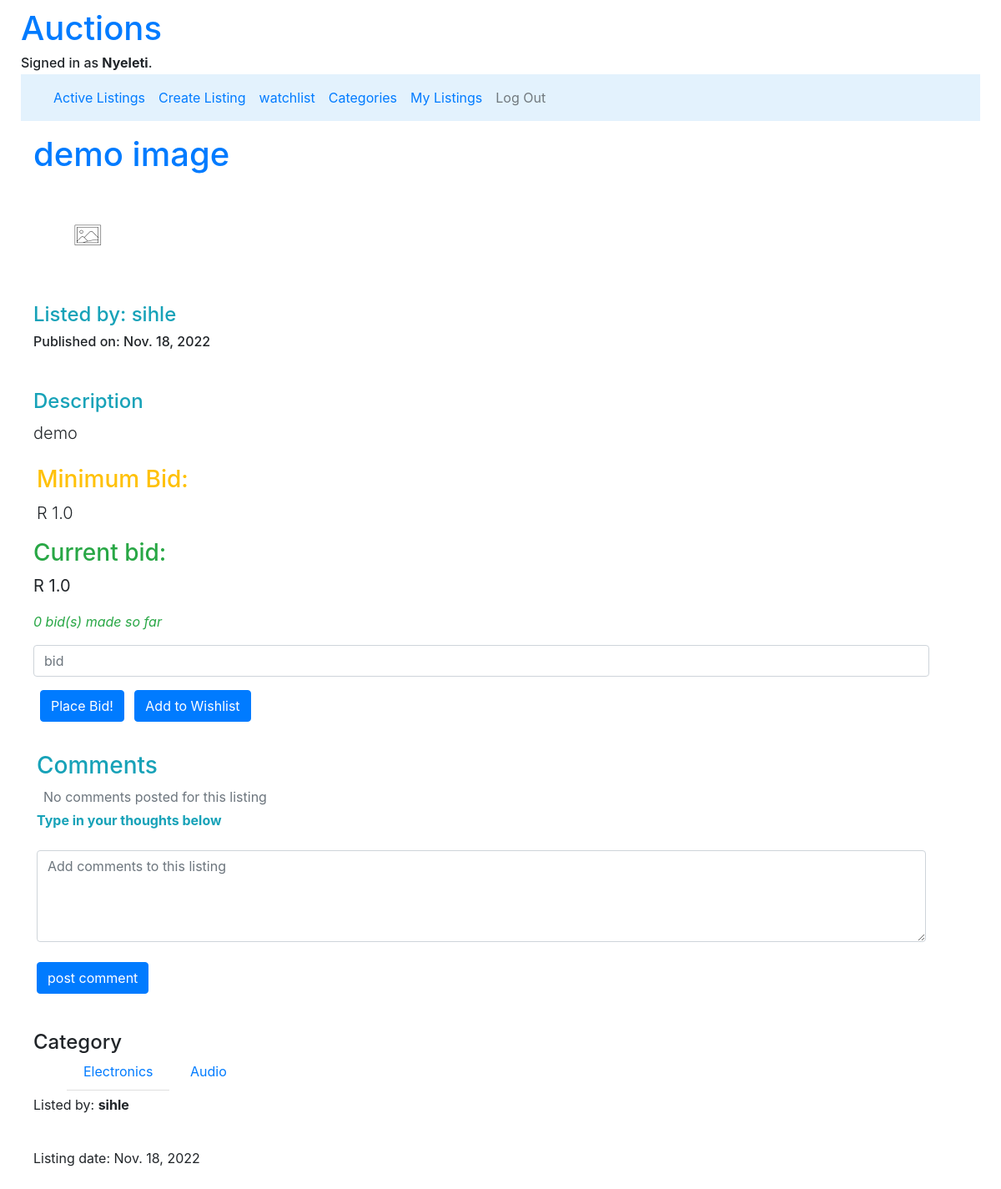
Screenshot of /listings/28 (signed in) with the database file from the repository.
### auctions/models.py (models this page shows, shortened)
class User(AbstractUser):
    mobile = models.BigIntegerField(null = True)
    listings = models.ManyToManyField("Listing", blank=True, related_name="user_listings")
    bids = models.ManyToManyField("Bid", blank=True, related_name="user_bids")

class Listing(models.Model):
    title = models.CharField(max_length= 30)
    description = models.CharField(max_length= 200)
    creator = models.ForeignKey(User, on_delete=models.CASCADE, related_name="user", null=True)
    bid = models.ManyToManyField("Bid", related_name="current_bid", null=True)
    bidders = models.ManyToManyField(User, blank=True, related_name="buyers")
    pub_date = models.DateField(default=date.today)
    mod_date = models.DateField(default=date.today)
    comments = models.ManyToManyField("Comment", related_name="listing_comments", null=True, blank=True)
    category = models.ManyToManyField("Category", related_name="listing_category", null=True)
    active = models.BooleanField(default=True)
    winner = models.ForeignKey(User, on_delete=models.CASCADE, related_name="sold", null=True)
    listing_image = models.ImageField(null=True, blank=True, upload_to="Images/listings_pics")

class Category(models.Model):
    name = models.CharField(max_length= 20, default="none")

### auctions/views.py (the view, shortened to what this page needs)
# urls.py: path("listings/<int:id>", views.listing_view, name="listings"),
@login_required
def listing_view(request, id):
    listing = Listing.objects.get(pk = id)
    comments = Comment.objects.filter(listing_id = id)
    max_amount = listing.offers.aggregate(Max('amount'))
    min_amount = listing.offers.aggregate(Min('amount'))
    starting_bid = min_amount.get('amount__min')
    current_bid = max_amount.get('amount__max')
    print(f"current_amount: {current_bid}")
    categories = Category.objects.all()
    listing_categories = listing.category.all()
    bid_count = listing.offers.count()
    actual_bid_count = bid_count - 1
    if actual_bid_count < 0:
        actual_bid_count = 0
    curr_user = request.user
    watchlist_status = Watchlist.objects.filter(user=curr_user.id)
    status = None
    print(f"watchlist: {watchlist_status}")
    for item in watchlist_status:
        if item.listing.id == listing.id:
            status = True
    listing_activity = listing.active
    if curr_user.id == listing.creator.id and listing_activity == True:
        close_auction_btn = True
    else:
        close_auction_btn = False
    winning_bid = listing.offers.filter(amount=current_bid)
    buyer_obj = listing.winner
    return render(request, "auctions/listing.html", {"listing": listing, "comments": comments, "current_bid": current_bid,
    "minimum_bid": starting_bid,
    "categories": listing_categories,
    "count_offers": actual_bid_count,
    "status": status,
    "listing_activity": listing_activity,
    "close_auction_btn": close_auction_btn,
    "buyer_obj": buyer_obj})
    pass

### auctions/templates/auctions/listing.html (shortened to what this page needs)
{% extends "auctions/layout.html" %}
{% load static %}
{% block body %}
<div class="container-fluid">
    <h1 class="display1 text-primary my-3"> {{listing.title}}
        <div class="img-md mt-2">
            {% if listing.listing_image %}
                <img src="{{listing.listing_image.url}}" alt="product image">
            {% else %}
            <img src="{% static 'auctions/Images/product_images.jpg' %}" width="150" height="150" alt="Default profile picture">
            {% endif %}
        </div>
        <h4 class="text-info">Listed by: {{listing.creator}}</h3>
        <h6>Published on: {{listing.pub_date}}</h4>
        <h4 class="text-info mt-5">Description</h4>
        <p class="lead mb-4"> {{listing.description}}</p>
        <div class="m-1">
            <h3 class="text-warning">Minimum Bid: </h3>
                <p class="lead">R {{minimum_bid}}</p>
        </div>
        <div>
            <h3 class="text-success">Current bid: </h3>
                <p class="lead"><strong>R {{current_bid}}</strong></p>
                <p class="text-success"><em>{{count_offers}} bid(s) made so far</em></p>
        </div>
        {% if listing_activity == True %}
            <div class="input-group input-group-sm mb-3">
                <form action="{% url 'listings' listing.id %}" method="post">
                    <input class="form-control mb-2" type="number" step=0.01 name="bid" placeholder="bid">
                    <input class="btn btn-primary m-2" type="submit" value="Place Bid!" id="bid" name="place">
                    {% if status == True %}
                        <input id="remove" class="btn btn-danger" type="submit" value="remove from Wishlist" name="remove">
                    {% else %}
                    <input id="remove" class="btn btn-primary" type="submit" value="Add to Wishlist" name="add">
                    {% endif %}
                    <div class="my-4 p-1">
                        <h3 class="display text-info">Comments</h3>
                            <div class="list-group ml-2">
                                {% for comment in comments %}
                                    <div class="d-flex w-100 justify-content-between">
                                        <h5 class="mb-0 text-primary">{{comment.commented_by}}</h5>
                                    </div>
                                    <p class="mb-5 pl-3 text-secondary">{{comment.description}}</p>
                                {% empty %}
                                <p class="mb-1 text-secondary">No comments posted for this listing</p>
                                {% endfor %}
                            </div>
                        <p class="text-info"><label for="add_comments"><strong>Type in your thoughts below</strong></label></p>
                        <textarea id="add_comments" name="add_comments" rows="4" cols="100" placeholder="Add comments to this listing" class="form-control"></textarea>
                        <br>
                        <input type="submit" id="comment" class="btn btn-primary" value="post comment" name="comment">
                    </div>
                </form>
            </div>
        {% else %}
            <div>
                <h1><em>The auction for this listing has been closed and no longer active for bidding</em></h1>
            </div>
        {% endif %}
        <div>
            <h4 class="mb-2">Category</h6>
            <ul class="list-group-flush">
                {% for cat in categories %}
                    <li class="list-group-item d-inline mt-3"><a href="{% url 'filtered' cat.id %}">{{cat.name}}</a></li>
                    {% empty %}
                    <li class="list-group-item text-info">No Categories Listed</li>
                {% endfor %}
            </ul>
        </div>
        <div>
            <p>Listed by: <strong>{{listing.creator}}</strong></p>
            <br>
            <p>Listing date: {{listing.pub_date}}</p>
         </div>
</div>
{% endblock %}

### auctions/templates/auctions/layout.html (shortened to what this page needs)
{% load static %}
<!DOCTYPE html>
<html lang="en">
    <head>
        <link rel="stylesheet" href="https://stackpath.bootstrapcdn.com/bootstrap/4.4.1/css/bootstrap.min.css">
        <link href="{% static 'auctions/styles.css' %}" rel="stylesheet">
    </head>
    <div class="container-fluid">
        <body>
            <a href="{% url 'index' %}"><h1>Auctions</h1></a>
            <div>
                {% if user.is_authenticated %}
                    <h6 class="mb-1">Signed in as <strong>{{ user.username }}</strong>.</h5>
                {% else %}
                    Not signed in.
                {% endif %}
            </div>
            <nav class="navbar navbar-expand-lg navbar-light" style="background-color: #e3f2fd;">
                <div class="container-fluid">
                  <div class="collapse navbar-collapse" id="navbarNav">
                    <ul class="navbar-nav">
                        <li class="nav-item">
                            <a class="nav-link text-primary" href="{% url 'index' %}">Active Listings</a>
                        </li>
                        {% if user.is_authenticated %}
                            <li class="nav-item">
                                <a class="nav-link text-primary" href="{% url 'create' %}">Create Listing</a>
                            </li>
                            <li class="nav-item">
                                <a class="nav-link text-primary" href="{% url 'watchlist' %}">watchlist</a>
                            </li>
                            <li class="nav-item">
                                <a class="nav-link text-primary" href="{% url 'category' %}">Categories</a>
                            </li>
                            <li class="nav-item">
                                <a class="nav-link text-primary" href="{% url 'mylistings' %}">My Listings</a>
                            </li>
                            <li class="nav-item">
                                <a class="nav-link" href="{% url 'logout' %}">Log Out</a>
                            </li>
                        {% endif %}
                    </ul>
                    <br>
                  </div>
                </div>
              </nav>
            {% block body %}
            {% endblock %}
        </body>
    </div>
</html>

### auctions/static/auctions/styles.css (style rules this page uses)
body { padding: 10px; }

### rows the page displays
User: username "Nyeleti"
Listing: title "demo image", listing_image (placeholder picture), creator "sihle", pub_date "Nov. 18, 2022", description "demo"
Category: name "Electronics"
Category: name "Audio"

### other values shown
{{ minimum_bid }} "1.0"
{{ current_bid }} "1.0"
{{ count_offers }} "0"
